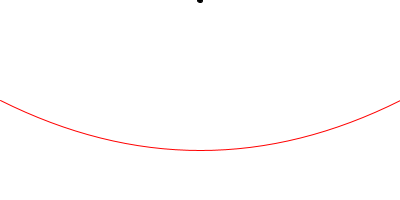
Frame 1 (no input)
Frame 60 (the mouse pressed at the canvas centre just before this capture): identical to frame 1, image omitted
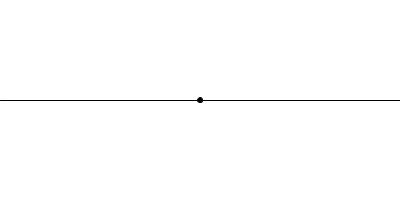
Frame 120 (the mouse held since frame 60 and released just before this capture)

The Processing sketch that drew these frames (run headless with seeded random() and noise(); from frame 60 on, the mouse is pressed at the canvas centre):

// Processing sketch: parabolaBezierCurveModel
// ── parabolaBezierCurveModel.pde
void setup() {
  size(400, 200);
}

void draw() {
  noFill();
  stroke(255, 0, 0);
  background(255);
  beginShape();                                  //the parabola
  vertex(0, height/2);
  quadraticVertex(width/2, height-mouseY, width, height/2);
  endShape();
  
  fill(0);
  stroke(0);
  circle(width/2, mouseY, 5);                    //focus of the parabola
  line(0, height-mouseY, width, height-mouseY);  //directrix of the parabola
  
  //line(0, height/2, width, height/2);            //the normal of the parabola
}
